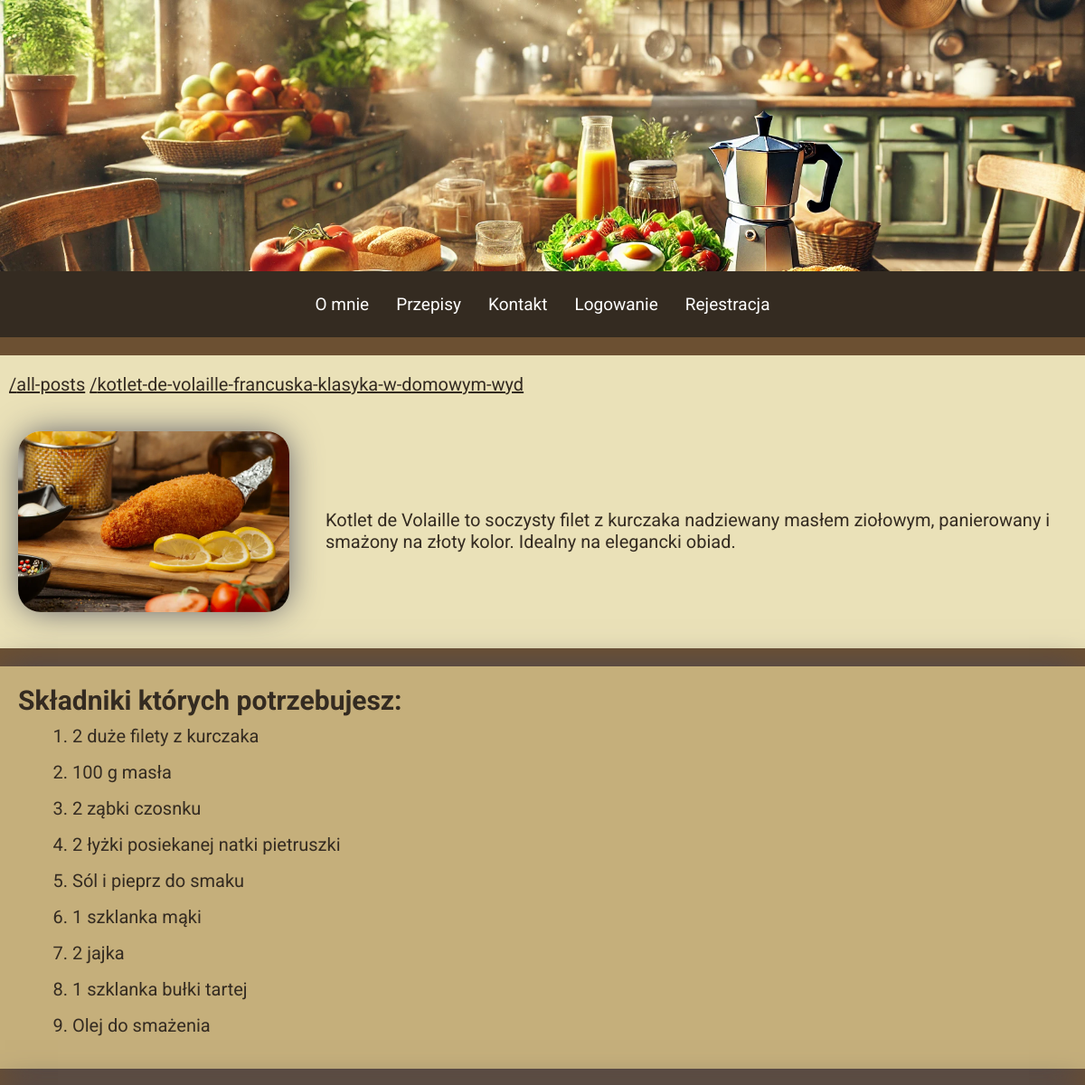
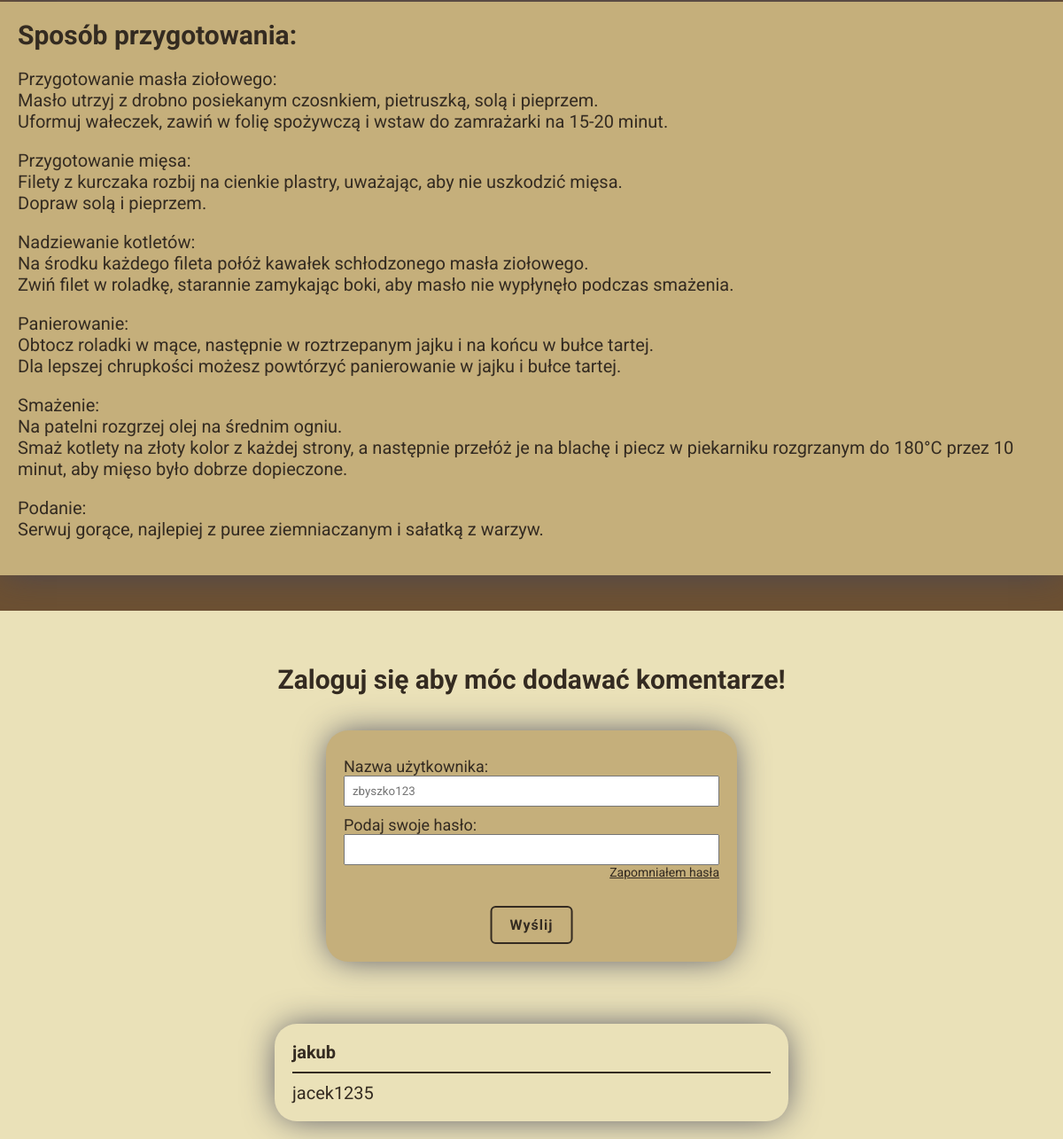
The app's page /all-posts/kotlet-de-volaille-francuska-klasyka-w-domowym-wyd with its own data (2 pictures, top to bottom).
### blog/models.py (models this page shows, shortened)
class PostModel(models.Model):
    title = models.CharField(max_length=150, verbose_name="Tytuł:")
    author = models.ForeignKey(
        CustomUserModel, verbose_name=("Autor:"), on_delete=models.CASCADE)
    slug = models.SlugField(primary_key=True)
    date = models.DateField(auto_now_add=True, verbose_name="Data:")
    excerpt = models.TextField(verbose_name="skrót", validators=[
                               MinLengthValidator, MaxLengthValidator(250)])
    ingredients = models.TextField(
        validators=[MinLengthValidator(5)], verbose_name="Składniki:", null=True)
    prepare = models.TextField(
        validators=[MinLengthValidator(5)], verbose_name="Sposób przygotowania:", null=True)
    image = models.ImageField(upload_to="dishes")
    tags = models.ManyToManyField(TagModel, verbose_name=("Tag:"))
    class Meta:
        verbose_name_plural = "Posty"

class UserCommentModel(models.Model):
    user = models.ForeignKey(
        CustomUserModel, verbose_name="Użytkownik:", on_delete=models.CASCADE)
    content = models.TextField(verbose_name="Treść:", null=False)
    post = models.ForeignKey(
        PostModel, verbose_name="Post:", on_delete=models.CASCADE, related_name="comments")
    class Meta:
        verbose_name_plural = "Komentarze"

class CustomUserModel(AbstractUser):
    username = models.CharField(
        verbose_name="Nazwa użytkownika", max_length=50, unique=True)
    email = models.EmailField(max_length=254)
    is_verficated = models.BooleanField(default=False)
    is_staff = models.BooleanField(default=False, verbose_name="Personel:")
    is_superuser = models.BooleanField(default=False,)
    objects = CustomUserManager()
    USERNAME_FIELD = "username"
    REQUIRED_FIELDS = ["email"]

### blog/views.py (the view)
# urls.py: path("all-posts/<slug:slug>", views.PostView.as_view(), name="post"),
class PostView(DetailView):
    model = PostModel
    context_object_name = "post"
    template_name = "blog/post_detail.html"
    login_form = LoginUserForm()
    comment_form = UserCommentForm()
    def breadcrubs_generator(self, path):
        home_url = reverse("main_page")
        path_splited = path.strip("/").split("/")
        paths = {}
        pre_path = ""
        for path in path_splited:
            pre_path += f"/{path}"
            paths[path] = pre_path
        return paths
    def get_context_data(self, **kwargs):
        context = super().get_context_data(**kwargs)
        context["ingredients"] = self.object.ingredients.split("\n")
        context["breadcrumbs"] = self.breadcrubs_generator(self.request.path)
        context["comments"] = self.object.comments.all().order_by("-pk")
        login_form_data = self.request.session.pop("login_form_data", None)
        if login_form_data:
            self.login_form = LoginUserForm(login_form_data)
        if self.request.user.is_authenticated:
            comment_form_data = self.request.session.pop(
                "comment_form_data", None)
            if comment_form_data:
                self.comment_form = UserCommentForm(comment_form_data)
            context["form"] = self.comment_form
        else:
            context["form"] = self.login_form
        return context

### blog/forms.py (shortened to what this page needs)
class LoginUserForm(forms.Form):
    username = forms.CharField(max_length=70, required=True, label="Nazwa użytkownika:", widget=forms.TextInput(attrs={
                               "placeholder": "zbyszko123"}))
    password = forms.CharField(label="Podaj swoje hasło:",
                               widget=forms.PasswordInput, required=True)

### blog/templates/blog/post_detail.html (shortened to what this page needs)
{% extends "base.html" %}
{% load static %}
{% block style %}
    <link rel="stylesheet" href="{% static "blog/includes/forms.css" %}">
    <link rel="stylesheet" href="{% static "blog/post.css" %}">
    <link rel="stylesheet" href="{% static "blog/includes/forms.css" %}">
{% endblock  %}
{% block content %}
    <section class="breadcrumbs">
        {% for name,value in breadcrumbs.items  %}
            <a href="{{value}}">/{{name}}</a>
        {% endfor %}
    </section>
    <section class="head_post">
            <img src="{{post.image.url}}" alt="{{post.title}}">
            <p>{{post.excerpt}}</p>
    </section>
    <section class="post_body">
        <div class="ingredients">
            <h2>Składniki których potrzebujesz:</h2>
            <ol>
                {% for ingredient in ingredients  %}
                        <li>{{ingredient}}</li>
                {% endfor %}
            </ol>
        </div>
        <div class="recipe">
            <h2>Sposób przygotowania:</h2>
            <p> {{post.prepare|linebreaks}}</p>
        </div>
    </section>
    <section class="comment-section ">
        {% if user.is_authenticated %}
            <div class="form">
                <h3>Zostaw komentarz!</h3>
                {% if messages %}
                <ul class="messages">
                    {% for message in messages %}
                        <li>{{ message }}</li>
                    {% endfor %}
                </ul>
                {% endif %}
                <form action="{% url "comment" %}" method="POST">
                    {% csrf_token %}
                    <input type="hidden" name="next" value={{request.path}}>
                    <input type="hidden" name="post_slug" value={{post.slug}}>
                    <div class="form-field">
                        <input type="text" name="username" value="{{ user.username }}" readonly>
                    </div>
                    <div class="form-field">
                        {{form.content.label_tag}}
                        {{form.content}}
                        {{form.content.errors}}
                    </div>
                    <button class="btn">Zapisz</button>
                </form>
            </div>
        {% else %}
            <h2>Zaloguj się aby móc dodawać komentarze!</h2>
            {% include "blog/includes/login-form.html" %}
        {% endif %}
        <div class="comments">
            {% for comment in comments%}
                <div class="comment">
                    <p class="user-name">{{comment.user}}</p>
                    <p class="comment-content">{{comment.content}}</p>
                </div>
            {% endfor %}
        </div>
    </section>
{% endblock  %}

### static/base.css (style rules this page uses)
:root { --primary-color: #EAE1B8; --secondary-color: #C5AF7B; --buttons-color: #9C7D4F; --text-color: #342B21; --second-text-color: #6C5032; --box-shadow: 0px 0px 38px -5px rgba(66, 68, 90, 1); }
* { box-sizing: border-box; margin: 0; padding: 0; font-family: "Roboto", serif; color: var(--text-color); }
body { background-color: var(--second-text-color); }
@media (min-width:400px) { html { font-size: 20px; } }
.comment { margin-top: 3.5rem; padding: 1rem; border-radius: 25px; position: relative; -webkit-box-shadow: var(--box-shadow); -moz-box-shadow: var(--box-shadow); box-shadow: var(--box-shadow); }
.comment .user-name { display: block; font-weight: bold; margin-bottom: .5rem; }
.comment .user-name::after { content: ""; display: block; height: 2px; margin: .5rem 0; background-color: var(--text-color); }
@media (min-width: 425px) { .comments { width: 80%; margin: 0 auto; } }
@media (min-width:725px) { .comments { width: 60%; } }
@media (min-width: 1200px) { .comments { width: 50%; } }

### blog/static/blog/includes/forms.css (style rules this page uses)
.form label { font-size: .9rem; }
.form input, .form textarea { padding: .4rem; }

### blog/static/blog/post.css (style rules this page uses)
.breadcrumbs { padding: 1rem .5rem; margin-top: 1rem; background-color: var(--primary-color); }
.head_post { margin-bottom: 1rem; padding: 1rem; background-color: var(--primary-color); }
.head_post::after { content: ""; clear: both; display: table; }
.head_post img, .ingredients, .recipe { -webkit-box-shadow: var(--box-shadow); -moz-box-shadow: var(--box-shadow); box-shadow: var(--box-shadow); }
.head_post img { float: left; width: 9rem; border-radius: 25px; margin-right: 1rem; margin-bottom: 1rem; }
.head_post P { margin-left: 1rem; }
.ingredients { background-color: var(--secondary-color); margin-bottom: 1rem; padding: 1rem; }
.ingredients ol { margin-left: 2rem; }
.ingredients li { margin-bottom: .5rem; }
.post_body h2 { margin-bottom: .5rem; }
.recipe { background-color: var(--secondary-color); padding: 1rem; margin-bottom: 2rem; }
.recipe p { margin: 1rem 0; }
.comment-section { padding: 1rem; background-color: var(--primary-color); }
.comment-section h2 { text-align: center; margin: 2rem; }
.comment { position: relative; }
@media (min-width:725px) { .head_post img { float: none; width: 15rem; } }
@media (min-width:725px) { .head_post { display: flex; align-items: center; } }
@media (min-width:725px) { .ingredients ol { margin-left: 3rem; } }
@media (min-width:725px) { .ingredients li { margin-bottom: .8rem; } }
@media (min-width:725px) { .comments { width: 60%; } }
@media (min-width: 1200px) { .comments { width: 50%; } }

### records on screen
PostModel: image (picture), excerpt "Kotlet de Volaille to soczysty filet z kurczaka nadziewany masłem ziołowym, panierowany i smażony na złoty kolor. Idealny na elegancki obiad.", prepare "Przygotowanie masła ziołowego: Masło utrzyj z drobno posiekanym czosnkiem, pietruszką, solą i pieprzem. Uformuj wałeczek, zawiń w folię spożywczą i wstaw do zamrażarki na 15-20 minut. Przygotowanie mięsa: Filety z kurczaka rozbij na cienkie plastry, uważając, aby nie uszkodzić mięsa. Dopraw solą i pieprzem. Nadziewanie kotletów: Na środku każdego fileta połóż kawałek schłodzonego masła ziołowego. Zwiń filet w roladkę, starannie zamykając boki, aby masło nie wypłynęło podczas smażenia. Panierowanie: Obtocz roladki w mące, następnie w roztrzepanym jajku i na końcu w bułce tartej. Dla lepszej chrupkości możesz powtórzyć panierowanie w jajku i bułce tartej. Smażenie: Na patelni rozgrzej olej na…"
UserCommentModel: user "jakub", content "jacek1235"

### other values on screen
{{ name }} "all-posts" "kotlet-de-volaille-francuska-klasyka-w-domowym-wyd"
{{ ingredient }} "2 duże filety z kurczaka" "100 g masła" "2 ząbki czosnku" "2 łyżki posiekanej natki pietruszki" "Sól i pieprz do smaku" "1 szklanka mąki" "2 jajka" "1 szklanka bułki tartej" "Olej do smażenia"
